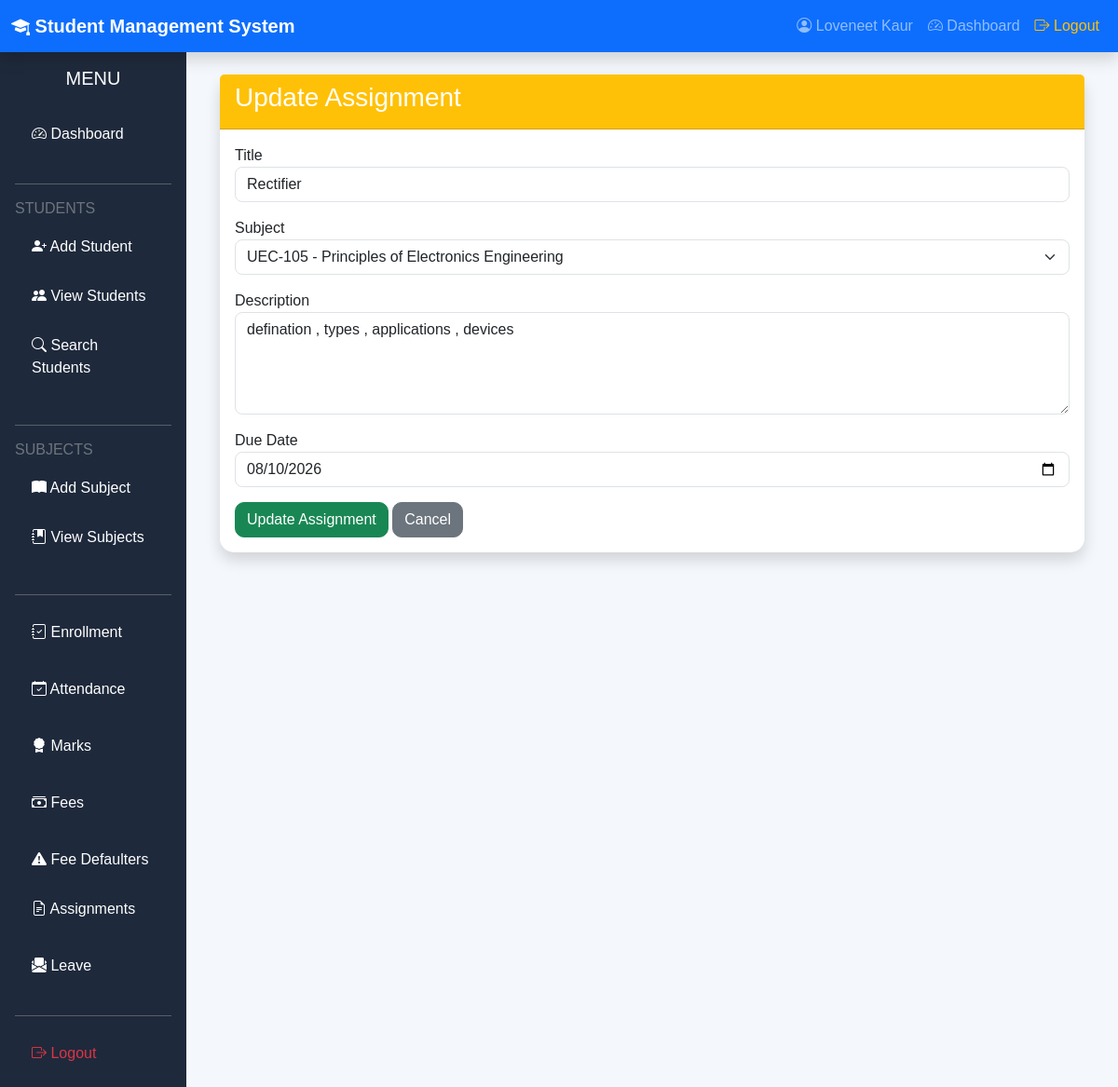
Screenshot of /update_assignment/1 (signed in) with the database file from the repository.
### models.py (models this page shows)
class Assignment(db.Model):
    __tablename__ = "assignments"
    id = db.Column(db.Integer, primary_key=True)
    title = db.Column(
        db.String(200),
        nullable=False
    )
    subject_id = db.Column(
        db.Integer,
        db.ForeignKey("subjects.id"),
        nullable=False
    )
    description = db.Column(db.Text)
    due_date = db.Column(db.Date)
    file_name = db.Column(
        db.String(255)
    )
    subject = db.relationship(
        "Subject",
        backref="assignments"
    )

class Subject(db.Model):
    __tablename__ = "subjects"
    id = db.Column(db.Integer, primary_key=True)
    subject_name = db.Column(
        db.String(100),
        nullable=False
    )
    subject_code = db.Column(
        db.String(20),
        unique=True,
        nullable=False
    )
    credits = db.Column(db.Integer)

### routes/assignment/crud.py (the view, shortened to what this page needs)
@app.route("/update_assignment/<int:id>", methods=["GET", "POST"])
def update_assignment(id):
    if "user_id" not in session:
        return redirect("/login")
    assignment = Assignment.query.get_or_404(id)
    subjects = Subject.query.order_by(
        Subject.subject_name
    ).all()
    return render_template(
        "update_assignment.html",
        assignment=assignment,
        subjects=subjects
    )

### templates/update_assignment.html (shortened to what this page needs)
{% extends "base.html" %}
{% block content %}
<div class="container">
<div class="card shadow">
<div class="card-header bg-warning">
<h3>
Update Assignment
</h3>
</div>
<div class="card-body">
<form method="POST">
<div class="mb-3">
<label>Title</label>
<input
type="text"
name="title"
class="form-control"
value="{{ assignment.title }}"
required>
</div>
<div class="mb-3">
<label>Subject</label>
<select
name="subject_id"
class="form-select"
required>
{% for subject in subjects %}
<option
value="{{ subject.id }}"
{% if assignment.subject_id==subject.id %}
selected
{% endif %}>
{{ subject.subject_code }}
-
</option>
{% endfor %}
</select>
</div>
<div class="mb-3">
<label>Description</label>
<textarea
name="description"
class="form-control"
rows="4">{{ assignment.description }}</textarea>
</div>
<div class="mb-3">
<label>Due Date</label>
<input
type="date"
name="due_date"
class="form-control"
value="{{ assignment.due_date }}"
required>
</div>
<button class="btn btn-success">
Update Assignment
</button>
<a
href="/view_assignment"
class="btn btn-secondary">
Cancel
</a>
</form>
</div>
</div>
</div>
{% endblock %}

### static/css/style.css (style rules this page uses)
body { background:#f4f6f9; font-family:Arial, Helvetica, sans-serif; }
.card { border:none; border-radius:12px; box-shadow:0 2px 10px rgba(0,0,0,.08); }
.card-header { font-weight:bold; }
.btn { border-radius:8px; }
.form-control, .form-select { border-radius:8px; }
body { background:#f4f7fb; }
.card { border:none; border-radius:15px; transition:.3s; }
.card-header { background:#0d6efd; color:white; font-weight:bold; }
.btn { border-radius:10px; }

### rows the page displays
Assignment: title "Rectifier", subject_id "UEC-105 - Principles of Electronics Engineering", description "defination , types , applications , devices", due_date "08/10/2026"

### other values shown
{{ session["username"] }} "Loveneet Kaur"
